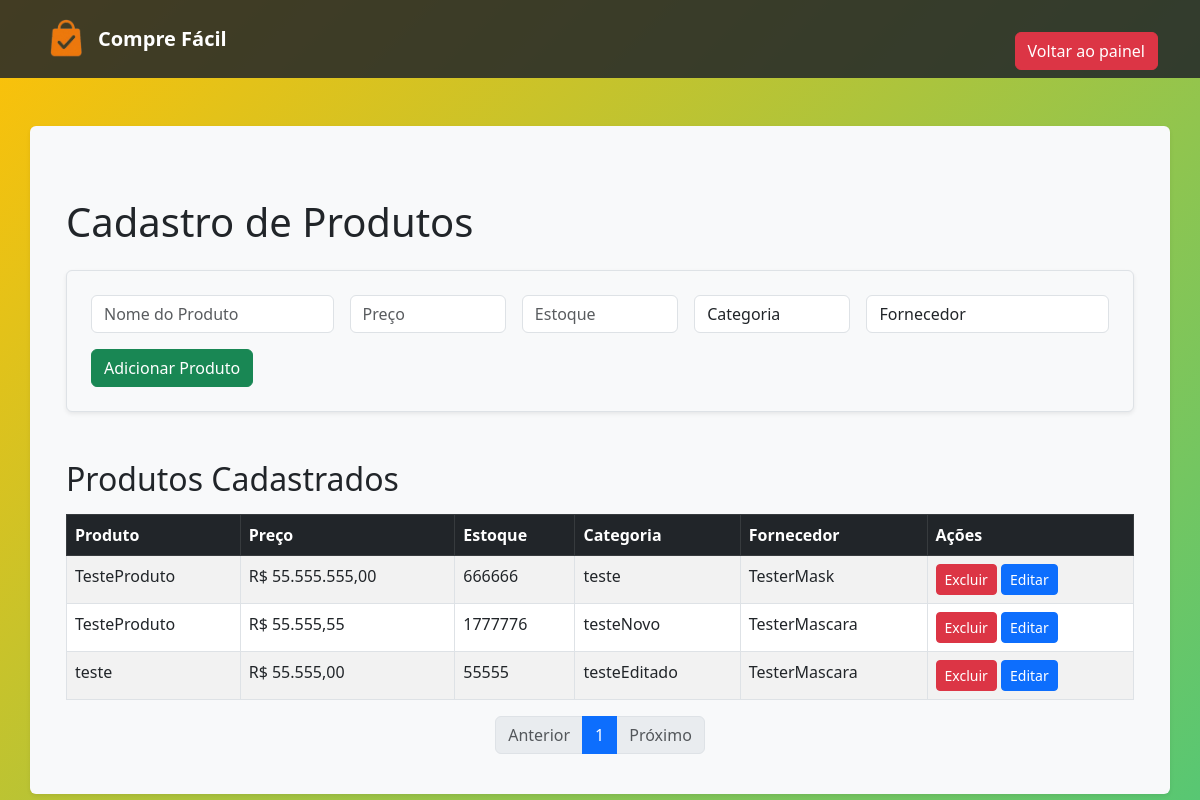
The app's page /produto/produto.php, older data.
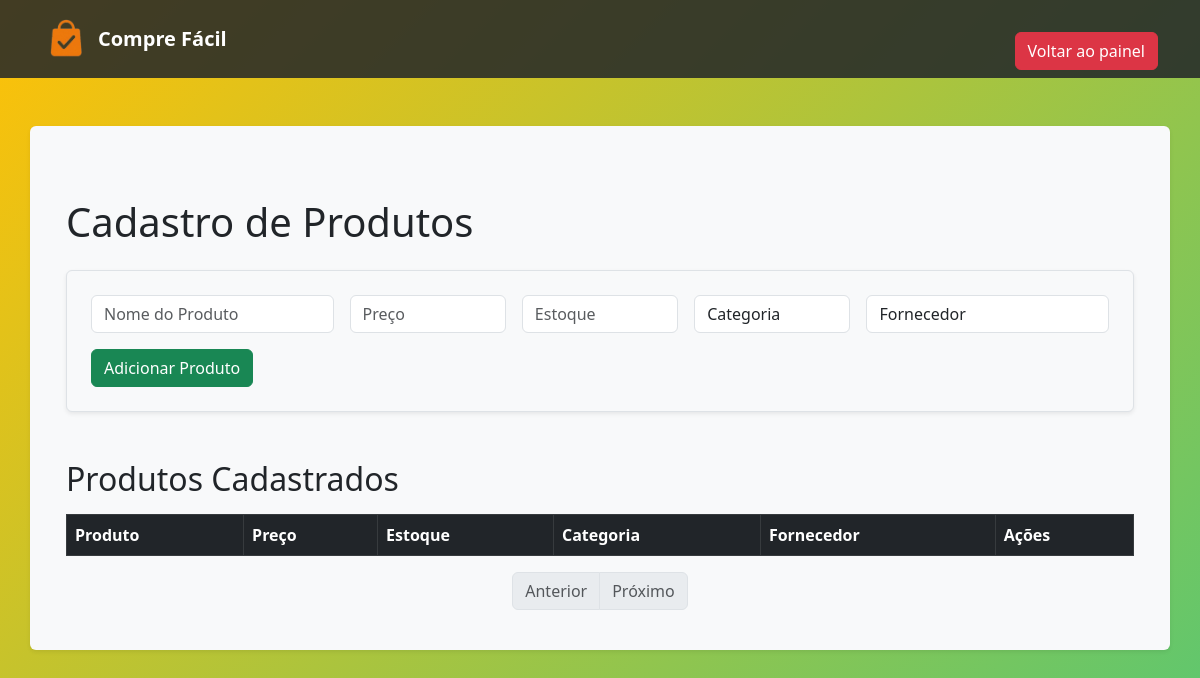
The same page, newer data.
### tables this page shows
CREATE TABLE `produtos` (
  `id` int(11) NOT NULL AUTO_INCREMENT,
  `nome` varchar(100) DEFAULT NULL,
  `descricao` text DEFAULT NULL,
  `categoria_id` int(11) DEFAULT NULL,
  `preco` decimal(10,2) DEFAULT NULL,
  `quantidade_estoque` int(11) DEFAULT NULL,
  `created_at` datetime DEFAULT current_timestamp(),
  `fornecedor_id` int(11) DEFAULT NULL,
  PRIMARY KEY (`id`),
  KEY `categoria_id` (`categoria_id`),
  KEY `fornecedor_id` (`fornecedor_id`),
  CONSTRAINT `fk_produtos_fornecedor` FOREIGN KEY (`fornecedor_id`) REFERENCES `fornecedor` (`id`),
  CONSTRAINT `produtos_ibfk_1` FOREIGN KEY (`categoria_id`) REFERENCES `categorias` (`id`)
);

CREATE TABLE `categorias` (
  `id` int(11) NOT NULL AUTO_INCREMENT,
  `nome` varchar(100) DEFAULT NULL,
  `created_at` datetime DEFAULT current_timestamp(),
  PRIMARY KEY (`id`)
);

CREATE TABLE `fornecedor` (
  `id` int(11) NOT NULL AUTO_INCREMENT,
  `nome` varchar(100) NOT NULL,
  `cnpj` varchar(20) DEFAULT NULL,
  `cpf` varchar(20) DEFAULT NULL,
  `telefone` varchar(20) DEFAULT NULL,
  `created_at` datetime DEFAULT current_timestamp(),
  PRIMARY KEY (`id`),
  UNIQUE KEY `cpf` (`cpf`),
  UNIQUE KEY `cnpj` (`cnpj`)
);

### produto/produto.php (the view, shortened to what this page needs)
<?php
require_once '../config/conexao.php';
$registros_por_pagina = 10;
$pagina_atual = isset($_GET['pagina']) ? (int)$_GET['pagina'] : 1;
$offset = ($pagina_atual - 1) * $registros_por_pagina;
function listarProdutos($limit, $offset)
{
    global $pdo;
    $sql = "SELECT p.*, c.nome AS categoria, f.nome AS fornecedor
            FROM produtos p
            JOIN categorias c ON p.categoria_id = c.id
            JOIN fornecedor f ON p.fornecedor_id = f.id
            ORDER BY p.id DESC
            LIMIT :limit OFFSET :offset";
    $stmt = $pdo->prepare($sql);
    $stmt->bindValue(':limit', (int)$limit, PDO::PARAM_INT);
    $stmt->bindValue(':offset', (int)$offset, PDO::PARAM_INT);
    $stmt->execute();
    return $stmt->fetchAll();
}
function contarProdutos()
{
    global $pdo;
    $sql = "SELECT COUNT(*) AS total FROM produtos";
    return $pdo->query($sql)->fetch()['total'];
}
$total_registros = contarProdutos();
$total_paginas = ceil($total_registros / $registros_por_pagina);
$produtos = listarProdutos($registros_por_pagina, $offset);
?>
<!DOCTYPE html>
<html lang="pt-BR">
<head>
    <link rel="stylesheet" href="../assets/style/animated-gradient.css">
    <link href="https://cdn.jsdelivr.net/npm/bootstrap@5.3.0/dist/css/bootstrap.min.css" rel="stylesheet">
</head>
<body>
    <nav class="navbar" style="background: rgba(33, 37, 41, 0.85); mb-4;">
        <div class="container">
            <a class="navbar-brand d-flex align-items-center" href="../public/painel.php">
                <img src="../img/CompreFacil.png" alt="Logo do Sistema Compre Fácil" width="48" height="40" class="me-2" style="object-fit:contain;">
                <span class="fw-bold text-white">Compre Fácil</span>
            </a>
            <a href="../public/painel.php" class="btn btn-danger mt-4">Voltar ao painel</a>
        </div>
    </nav>
    <div class="container bg-light p-4 rounded shadow-sm mb-5 mt-5">
        <div class="container mt-5">
            <h1 class="mb-4">Cadastro de Produtos</h1>
            <form method="POST" class="border p-4 rounded shadow-sm bg-light mb-5">
                <div class="row g-3">
                    <div class="col-md-3">
                        <input type="text" name="nome" class="form-control" placeholder="Nome do Produto" required>
                    </div>
                    <div class="col-md-2">
                        <input type="text" name="preco" class="form-control preco" placeholder="Preço" required>
                    </div>
                    <div class="col-md-2">
                        <input type="text" name="quantidade" class="form-control quantidade" placeholder="Estoque" required>
                    </div>
                    <div class="col-md-2">
                        <select name="categoria_id" class="form-control" required>
                            <option value="">Categoria</option>
                        </select>
                    </div>
                    <div class="col-md-3">
                        <select name="fornecedor_id" class="form-control" required>
                            <option value="">Fornecedor</option>
                        </select>
                    </div>
                </div>
                <button type="submit" class="btn btn-success mt-3">Adicionar Produto</button>
            </form>
            <h2 class="mb-3">Produtos Cadastrados</h2>
            <div class="table-responsive">
                <table class="table table-bordered table-striped">
                    <thead class="table-dark">
                        <tr>
                            <th>Produto</th>
                            <th>Preço</th>
                            <th>Estoque</th>
                            <th>Categoria</th>
                            <th>Fornecedor</th>
                            <th>Ações</th>
                        </tr>
                    </thead>
                    <tbody>
                        <?php foreach ($produtos as $p): ?>
                            <tr>
                                <td><?= htmlspecialchars($p['nome']) ?></td>
                                <td>R$ <?= number_format($p['preco'], 2, ',', '.') ?></td>
                                <td><?= $p['quantidade_estoque'] ?></td>
                                <td><?= htmlspecialchars($p['categoria']) ?></td>
                                <td><?= htmlspecialchars($p['fornecedor']) ?></td>
                                <td>
                                    <form method="POST" class="d-inline" onsubmit="return confirm('Tem certeza que deseja excluir este produto?');">
                                        <button type="submit" class="btn btn-sm btn-danger">Excluir</button>
                                    </form>
                                    <button type="button" class="btn btn-sm btn-primary" data-bs-toggle="modal" data-bs-target="#editarProduto<?= $p['id'] ?>">
                                        Editar
                                    </button>
                                </td>
                            </tr>
                        <?php endforeach; ?>
                    </tbody>
                </table>
            </div>
            <nav>
                <ul class="pagination justify-content-center">
                    <li class="page-item <?= ($pagina_atual <= 1) ? 'disabled' : '' ?>">
                        <a class="page-link" href="?pagina=<?= $pagina_atual - 1 ?>">Anterior</a>
                    </li>
                    <?php for ($i = 1; $i <= $total_paginas; $i++): ?>
                        <li class="page-item <?= ($i == $pagina_atual) ? 'active' : '' ?>">
                            <a class="page-link" href="?pagina=<?= $i ?>"><?= $i ?></a>
                        </li>
                    <?php endfor; ?>
                    <li class="page-item <?= ($pagina_atual >= $total_paginas) ? 'disabled' : '' ?>">
                        <a class="page-link" href="?pagina=<?= $pagina_atual + 1 ?>">Próximo</a>
                    </li>
                </ul>
            </nav>
        </div>
    </div>
</body>
</html>

Row changes from the older to the newer data that the page shows:
removed produtos: nome "TesteProduto", preco "55.555.555,00", quantidade_estoque "666666", categoria.nome "teste", fornecedor.nome "TesterMask"
removed produtos: nome "TesteProduto", preco "55.555,55", quantidade_estoque "1777776", categoria.nome "testeNovo", fornecedor.nome "TesterMascara"
removed produtos: nome "teste", preco "55.555,00", quantidade_estoque "55555", categoria.nome "testeEditado", fornecedor.nome "TesterMascara"
Text that changed along with them:
list line gone: "1"
